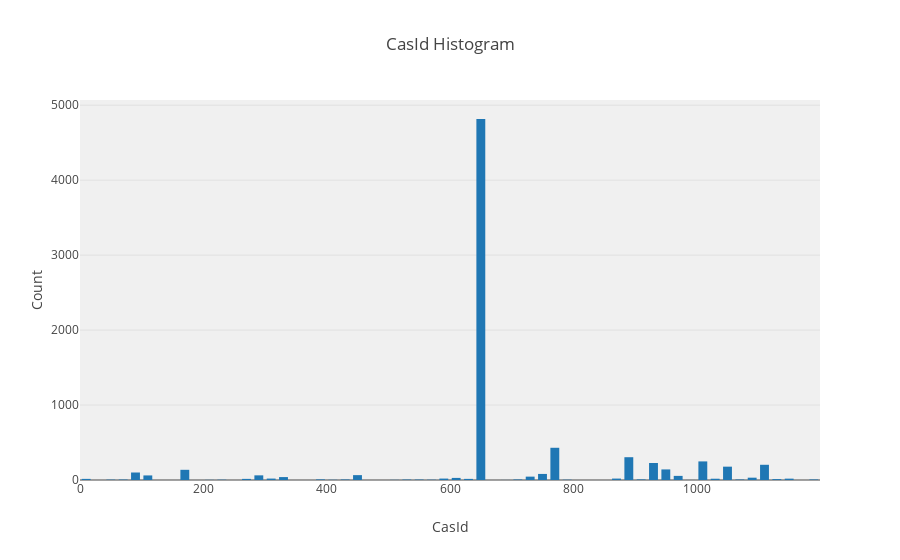

Notebook code cell kept with this figure:
### Markdown cell above
#### 3.1.1 CasId Histrograms

### Code cell
# Let's plot a histogram of CASID_COLUMN
data_plot = [go.Histogram(x=data_aggregated[CASID_COLUMN].values)]

layout = go.Layout(
    title='CasId Histogram',
    xaxis=dict(
        title='CasId'
    ),
    yaxis=dict(
        title='Count'
    ),
    bargap=0.2,
    bargroupgap=0.1,
    plot_bgcolor='rgba(240,240,240, 0.95)'
)

fig = go.Figure(data=data_plot, layout=layout)
offline.iplot(fig)
pio.write_image(fig, get_path('histogram-casid-basic'))
Image(get_path('histogram-casid-basic'))

### Figure 1 — Plotly figure (JSON) as saved in the notebook; plotly's stock layout.template omitted (floating-point values rounded to 4 significant figures; data arrays with more than 128 entries replaced by an {"elided": "..."} marker saying what was removed)
{"data": [{"type": "histogram", "uid": "98637750-6ec8-457c-8d62-82085cc4dd40", "x": {"elided": "7487 int values"}}], "layout": {"bargap": 0.2, "bargroupgap": 0.1, "plot_bgcolor": "rgba(240,240,240, 0.95)", "title": {"text": "CasId Histogram"}, "xaxis": {"title": {"text": "CasId"}}, "yaxis": {"title": {"text": "Count"}}}}
